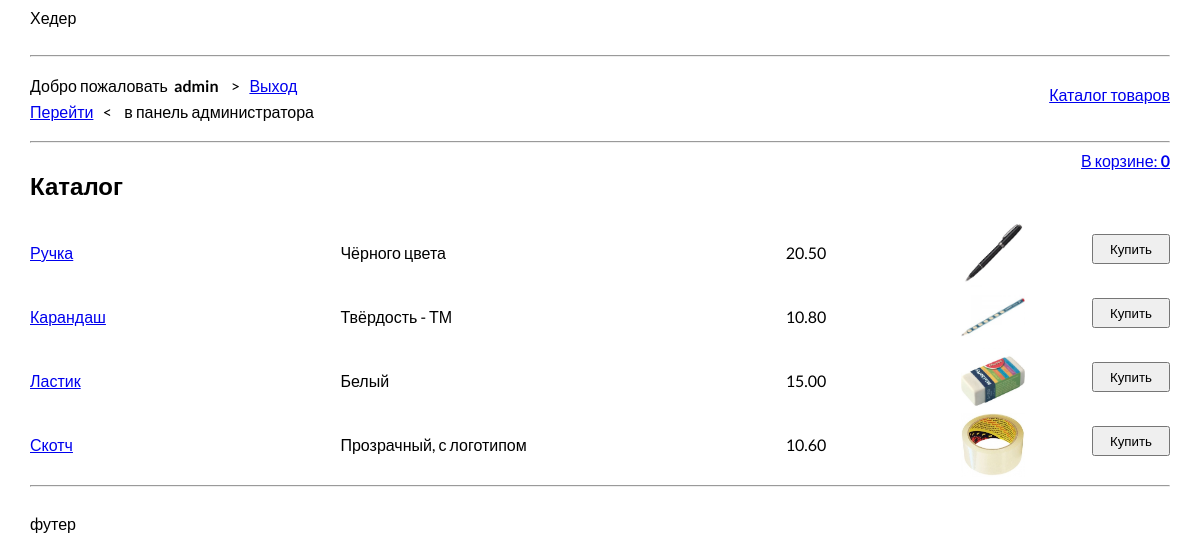
The page / (signed in) on the database its author committed.
### tables this page shows
CREATE TABLE `products` (
  `idx` int(11) NOT NULL,
  `name` text NOT NULL,
  `description` text NOT NULL,
  `price` decimal(10,2) NOT NULL,
  `image` text NOT NULL
);

### engine/Render.php (called while the page is built, shortened)
<?php
class Render implements IRenderer
{
    public function renderTemplate($template, $params = [])
    {
        extract($params);
        $templatePath = TEMPLATES_DIR . $template . ".php";
        include $templatePath;
        return ob_get_clean();
    }
}

### engine/Db.php (called while the page is built, shortened)
<?php
class Db
{
    private $config = [
        'driver' => 'mysql',
        'host' => 'localhost',
        'login' => 'root',
        'password' => '',
        'database' => 'shop_db',
        'charset' => 'utf8'
    ];
    private $connection = null;
    private function getConnection()
    {
        if (is_null($this->connection)) {
            $this->connection = new \PDO($this->preparePdoString(),
                $this->config['login'],
                $this->config['password']);
            $this->connection->setAttribute(\PDO::ATTR_DEFAULT_FETCH_MODE, \PDO::FETCH_ASSOC);
            $this->connection->setAttribute(\PDO::ATTR_DEFAULT_FETCH_MODE, \PDO::ERRMODE_EXCEPTION);
        }
        return $this->connection;
    }
    private function preparePdoString()
    {
        return sprintf("%s:host=%s;dbname=%s;charset=%s",
            $this->config['driver'],
            $this->config['host'],
            $this->config['database'],
            $this->config['charset']
        );
    }
    private function query($sql, $params = [])
    {
        $statement = $this->getConnection()->prepare($sql);
        $statement->execute($params);
        return $statement;
    }
    public function queryAll($sql, $param = [])
    {
        return $this->query($sql, $param)->fetchAll();
    }
}

### model/DbModel.php (called while the page is built, shortened)
<?php
abstract class DbModel extends Models
{
    public static function getAll()
    {
        $tableName = static::getTableName();
        $sql = "SELECT * FROM {$tableName}";
        return Db::getInstance()->queryAll($sql);
    }
}

### engine/Autoload.php (called while the page is built, shortened)
<?php
class Autoload
{
    public function loadClass($className)
    {
        $className = str_replace(['app\\', '\\'], ['/../', DIRECTORY_SEPARATOR], $className);
        $fileName = $_SERVER['DOCUMENT_ROOT'] . $className . '.php';
    }
}

### model/Products.php (called while the page is built, shortened)
<?php
class Products extends DbModel
{
    public static function getTableName()
    {
        return "products";
    }
}

### traits/Tsingletone.php (called while the page is built, shortened)
<?php
trait Tsingletone
{
    private static $instance = null;
    public static function getInstance()
    {
        if (is_null(static::$instance)) {
            static::$instance = new static();
        }
        return static::$instance;
    }
}

### views/catalog.php (the view, shortened to what this page needs)
<div class="bread-crumbs">
    <h2>Каталог</h2>
    <a href="/cart/" class="cart-right">В корзине:&#160;<span id="count" class="text-bold"><?= $count ?></span></a>
</div>
<?php foreach ($products as $key => $value): $product = (object)$value; ?>
    <div class="row-product">
        <p class="row-product_flex"><a href="/product/card/?id=<?= $product->idx ?>"><?= $product->name ?></a></p>
        <p class="row-product_flex"><?= $product->description ?></p>
        <p class="row-product_flex row-product_center"><?= $product->price ?></p>
        <img src="/img/<?= $product->image ?>" alt="" class="row-product_image">
        <button class="action row-product_buttom" data-idx="<?= $product->idx ?>">Купить</button>
    </div>
<? endforeach; ?>

### public/css/style.css (style rules this page uses)
body { font-family: 'Lato', sans-serif; }
.row-product { display: flex; justify-content: space-between; height: 4em; line-height: 2em; }
.row-product_flex { flex: 1; }
.row-product_center { text-align: center; }
.row-product_image { width: 4em; height: 4em; }
.row-product_buttom { margin-left: 5em; height: 30px; flex: 0.2; margin-top: 1em; }
.cart-right { text-align: right; }
.bread-crumbs { display: flex; justify-content: space-between; }
.text-bold { font-weight: 700; }

### rows shown on the page
products: name "Ручка", description "Чёрного цвета", price "20.50", image (picture)
products: name "Карандаш", description "Твёрдость - ТМ", price "10.80", image (picture)
products: name "Ластик", description "Белый", price "15.00", image (picture)
products: name "Скотч", description "Прозрачный, с логотипом", price "10.60", image (picture)

### other values the page prints
$username "admin"
$count "0"
